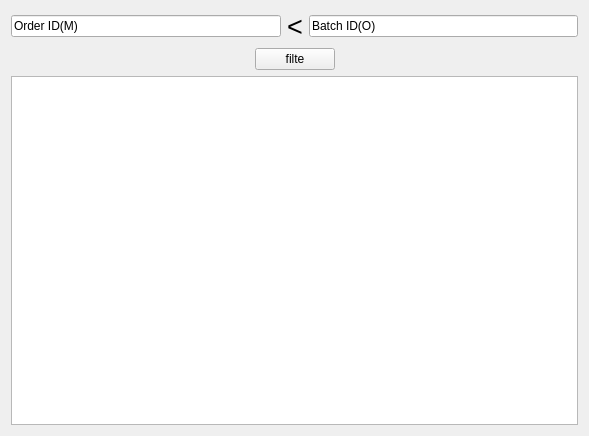
<?xml version="1.0" encoding="UTF-8"?>
<ui version="4.0">
 <class>MatchingCounterWidget</class>
 <widget class="QWidget" name="MatchingCounterWidget">
  <property name="geometry">
   <rect>
    <x>0</x>
    <y>0</y>
    <width>589</width>
    <height>436</height>
   </rect>
  </property>
  <property name="windowTitle">
   <string>Form</string>
  </property>
  <layout class="QGridLayout" name="gridLayout">
   <item row="0" column="0">
    <layout class="QVBoxLayout" name="verticalLayout">
     <item>
      <layout class="QHBoxLayout" name="horizontalLayout">
       <item>
        <widget class="QLineEdit" name="left">
         <property name="text">
          <string>Order ID(M)</string>
         </property>
        </widget>
       </item>
       <item>
        <widget class="QLabel" name="label">
         <property name="font">
          <font>
           <pointsize>20</pointsize>
          </font>
         </property>
         <property name="text">
          <string>&lt;</string>
         </property>
        </widget>
       </item>
       <item>
        <widget class="QLineEdit" name="right">
         <property name="text">
          <string>Batch ID(O)</string>
         </property>
        </widget>
       </item>
      </layout>
     </item>
     <item>
      <layout class="QHBoxLayout" name="horizontalLayout_2">
       <item>
        <spacer name="horizontalSpacer_2">
         <property name="orientation">
          <enum>Qt::Orientation::Horizontal</enum>
         </property>
         <property name="sizeHint" stdset="0">
          <size>
           <width>40</width>
           <height>20</height>
          </size>
         </property>
        </spacer>
       </item>
       <item>
        <widget class="QPushButton" name="filte">
         <property name="text">
          <string>filte</string>
         </property>
        </widget>
       </item>
       <item>
        <spacer name="horizontalSpacer">
         <property name="orientation">
          <enum>Qt::Orientation::Horizontal</enum>
         </property>
         <property name="sizeHint" stdset="0">
          <size>
           <width>40</width>
           <height>20</height>
          </size>
         </property>
        </spacer>
       </item>
      </layout>
     </item>
     <item>
      <widget class="QTableWidget" name="table"/>
     </item>
    </layout>
   </item>
  </layout>
 </widget>
 <resources/>
 <connections/>
</ui>
